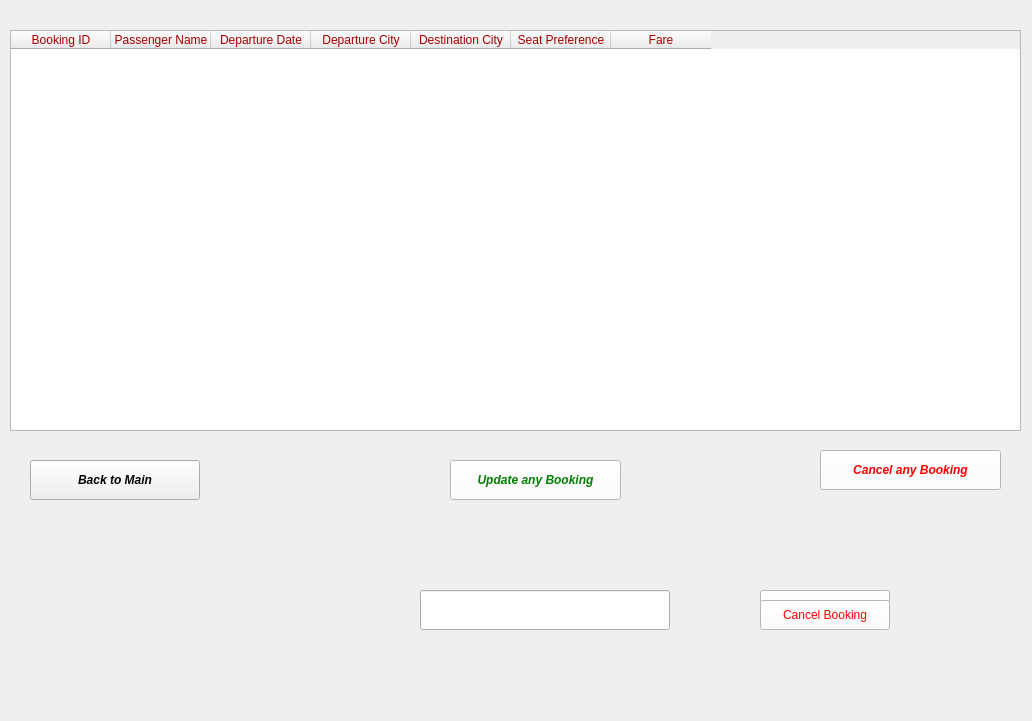
<?xml version="1.0" encoding="UTF-8"?>
<ui version="4.0">
 <class>Form</class>
 <widget class="QWidget" name="Form">
  <property name="geometry">
   <rect>
    <x>0</x>
    <y>0</y>
    <width>1032</width>
    <height>721</height>
   </rect>
  </property>
  <property name="windowTitle">
   <string>Form</string>
  </property>
  <widget class="QPushButton" name="UpdateButton">
   <property name="geometry">
    <rect>
     <x>450</x>
     <y>460</y>
     <width>171</width>
     <height>40</height>
    </rect>
   </property>
   <property name="font">
    <font>
     <pointsize>9</pointsize>
     <italic>true</italic>
     <bold>true</bold>
    </font>
   </property>
   <property name="styleSheet">
    <string notr="true">color: rgb(0, 127, 0);
background-color: rgb(255, 255, 255);
font: 700 italic 9pt &quot;Segoe UI&quot;;</string>
   </property>
   <property name="text">
    <string>Update any Booking</string>
   </property>
  </widget>
  <widget class="QPushButton" name="CancelButton">
   <property name="geometry">
    <rect>
     <x>820</x>
     <y>450</y>
     <width>181</width>
     <height>40</height>
    </rect>
   </property>
   <property name="font">
    <font>
     <pointsize>9</pointsize>
     <italic>true</italic>
     <bold>true</bold>
    </font>
   </property>
   <property name="styleSheet">
    <string notr="true">color: rgb(255, 0, 0);
font: 700 italic 9pt &quot;Segoe UI&quot;;
background-color: rgb(255, 255, 255);</string>
   </property>
   <property name="text">
    <string>Cancel any Booking</string>
   </property>
  </widget>
  <widget class="QLabel" name="AskBookingIdLabel">
   <property name="geometry">
    <rect>
     <x>20</x>
     <y>590</y>
     <width>331</width>
     <height>41</height>
    </rect>
   </property>
   <property name="styleSheet">
    <string notr="true">font: 700 italic 9pt &quot;Segoe UI&quot;;</string>
   </property>
   <property name="text">
    <string/>
   </property>
  </widget>
  <widget class="QLineEdit" name="BookingIdlineEdit">
   <property name="geometry">
    <rect>
     <x>420</x>
     <y>590</y>
     <width>250</width>
     <height>40</height>
    </rect>
   </property>
  </widget>
  <widget class="QTableWidget" name="tableWidget">
   <property name="geometry">
    <rect>
     <x>10</x>
     <y>30</y>
     <width>1011</width>
     <height>401</height>
    </rect>
   </property>
   <property name="styleSheet">
    <string notr="true">color: rgb(170, 0, 0);
font: 700 9pt &quot;Segoe UI&quot;;</string>
   </property>
   <column>
    <property name="text">
     <string>Booking ID</string>
    </property>
   </column>
   <column>
    <property name="text">
     <string>Passenger Name</string>
    </property>
   </column>
   <column>
    <property name="text">
     <string>Departure Date</string>
    </property>
   </column>
   <column>
    <property name="text">
     <string>Departure City</string>
    </property>
   </column>
   <column>
    <property name="text">
     <string>Destination City</string>
    </property>
   </column>
   <column>
    <property name="text">
     <string>Seat Preference</string>
    </property>
   </column>
   <column>
    <property name="text">
     <string>Fare</string>
    </property>
   </column>
  </widget>
  <widget class="QPushButton" name="UpdateBookingButton">
   <property name="geometry">
    <rect>
     <x>760</x>
     <y>590</y>
     <width>130</width>
     <height>31</height>
    </rect>
   </property>
   <property name="styleSheet">
    <string notr="true">color: rgb(0, 127, 0);
background-color: rgb(255, 255, 255);
font: 700 italic 9pt &quot;Segoe UI&quot;;</string>
   </property>
   <property name="text">
    <string>Update Booking</string>
   </property>
  </widget>
  <widget class="QPushButton" name="CancelBookingButton">
   <property name="geometry">
    <rect>
     <x>760</x>
     <y>600</y>
     <width>130</width>
     <height>30</height>
    </rect>
   </property>
   <property name="styleSheet">
    <string notr="true">background-color: rgb(255, 255, 255);
color: rgb(255, 0, 0);
font: 700 italic 9pt &quot;Segoe UI&quot;;</string>
   </property>
   <property name="text">
    <string>Cancel Booking</string>
   </property>
  </widget>
  <widget class="QLabel" name="label">
   <property name="geometry">
    <rect>
     <x>0</x>
     <y>0</y>
     <width>1211</width>
     <height>701</height>
    </rect>
   </property>
   <property name="text">
    <string/>
   </property>
   <property name="pixmap">
    <pixmap>White green recipet.jpg</pixmap>
   </property>
   <property name="scaledContents">
    <bool>true</bool>
   </property>
  </widget>
  <widget class="QPushButton" name="Back_button">
   <property name="geometry">
    <rect>
     <x>30</x>
     <y>460</y>
     <width>170</width>
     <height>40</height>
    </rect>
   </property>
   <property name="font">
    <font>
     <italic>true</italic>
     <bold>true</bold>
    </font>
   </property>
   <property name="text">
    <string>Back to Main</string>
   </property>
  </widget>
  <zorder>label</zorder>
  <zorder>UpdateButton</zorder>
  <zorder>CancelButton</zorder>
  <zorder>AskBookingIdLabel</zorder>
  <zorder>BookingIdlineEdit</zorder>
  <zorder>tableWidget</zorder>
  <zorder>UpdateBookingButton</zorder>
  <zorder>CancelBookingButton</zorder>
  <zorder>Back_button</zorder>
 </widget>
 <resources/>
 <connections/>
</ui>
